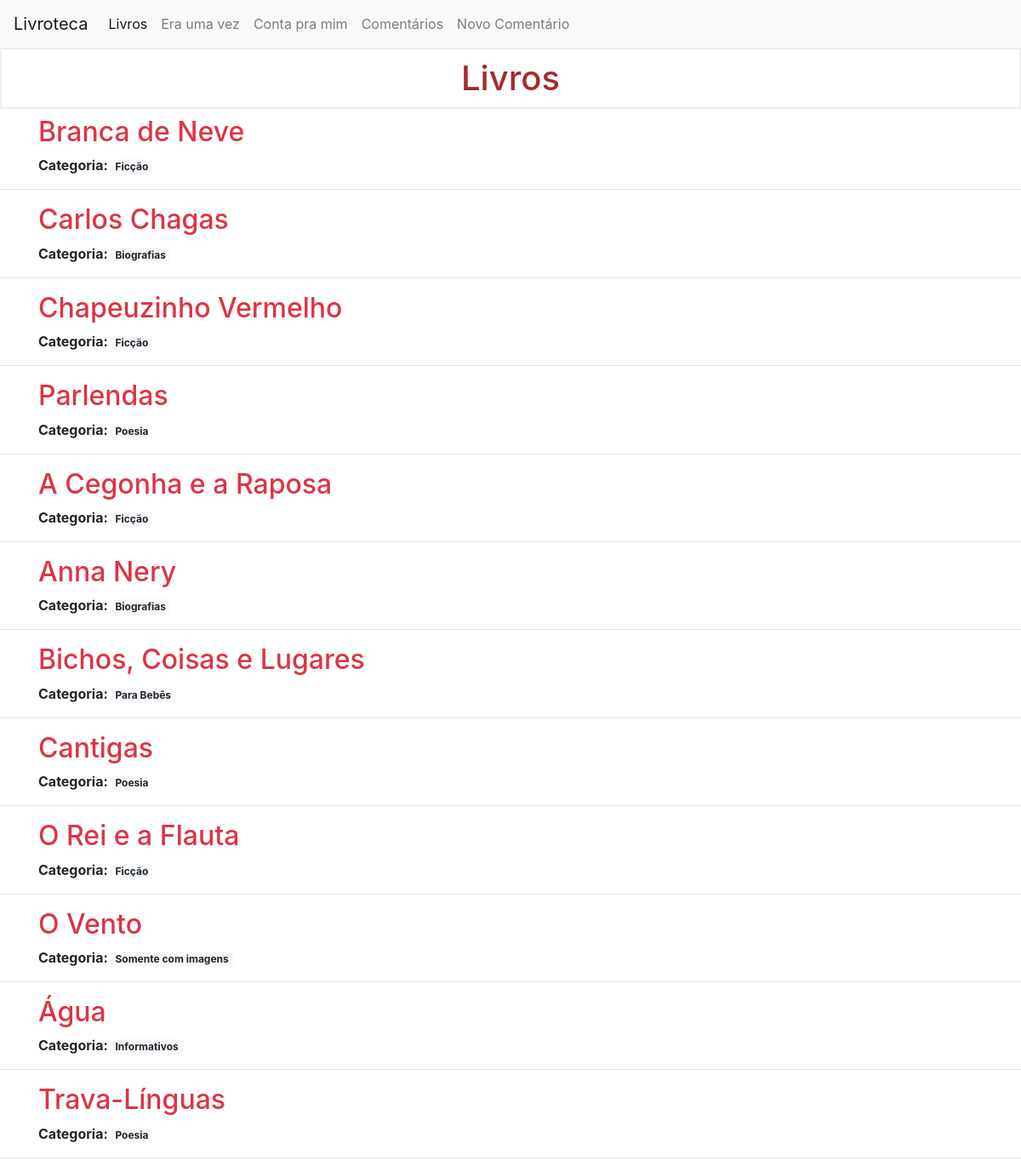
/books, run on the app's committed database.
### app.py (models this page shows)
class Books(db.Model):
    id = db.Column(db.Integer, primary_key=True)
    title = db.Column(db.String(80), nullable=False)
    category = db.Column(db.String(80), nullable=False)
    url = db.Column(db.String(255), nullable=False)

### app.py (the view)
@app.route('/books')
def books():
    books = Books.query.all()
    return render_template('books.html', books=books)

### templates/books.html
{% extends "base.html" %}
{% block content %}
    <h1>{% block title %} Livros {% endblock %}</h1>
    {% for book in books %}
        <div class="container">
            <a class="text-decoration-none" target="_blank" href="{{ book['url'] }}">
                <h2 class="text-danger">{{ book['title'] }}</h2>
            </a>
            <strong>Categoria: </strong><span class="badge bg-light">{{ book['category'] }}</span>
        </div>
        <hr>
    {% endfor %}
{% endblock %}

### static/css/estilo.css (style rules this page uses)
h1 { border: 2px #eee solid; color: brown; text-align: center; padding: 10px; }

### data on the page
Books: title "Branca de Neve", category "Ficção"
Books: title "Carlos Chagas", category "Biografias"
Books: title "Chapeuzinho Vermelho", category "Ficção"
Books: title "Parlendas", category "Poesia"
Books: title "A Cegonha e a Raposa", category "Ficção"
Books: title "Anna Nery", category "Biografias"
Books: title "Bichos, Coisas e Lugares", category "Para Bebês"
Books: title "Cantigas", category "Poesia"
Books: title "O Rei e a Flauta", category "Ficção"
Books: title "O Vento", category "Somente com imagens"
Books: title "Água", category "Informativos"
Books: title "Trava-Línguas", category "Poesia"
